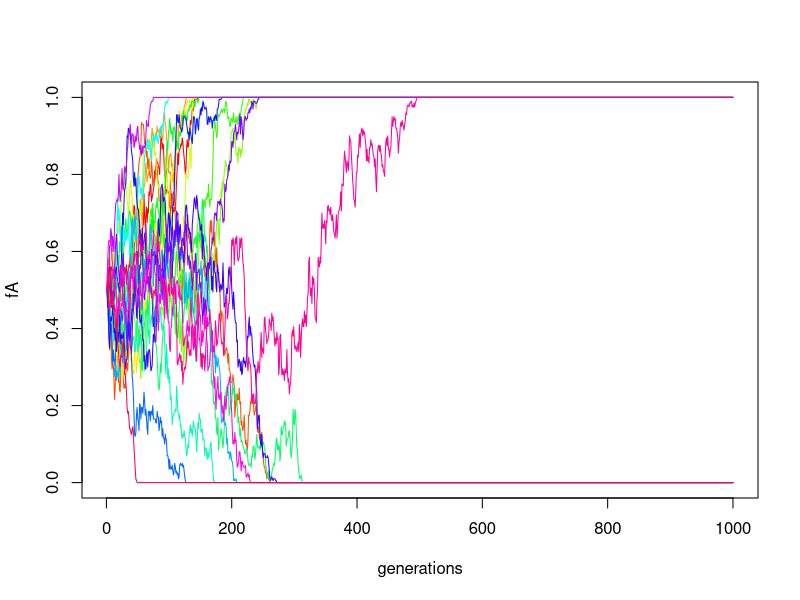
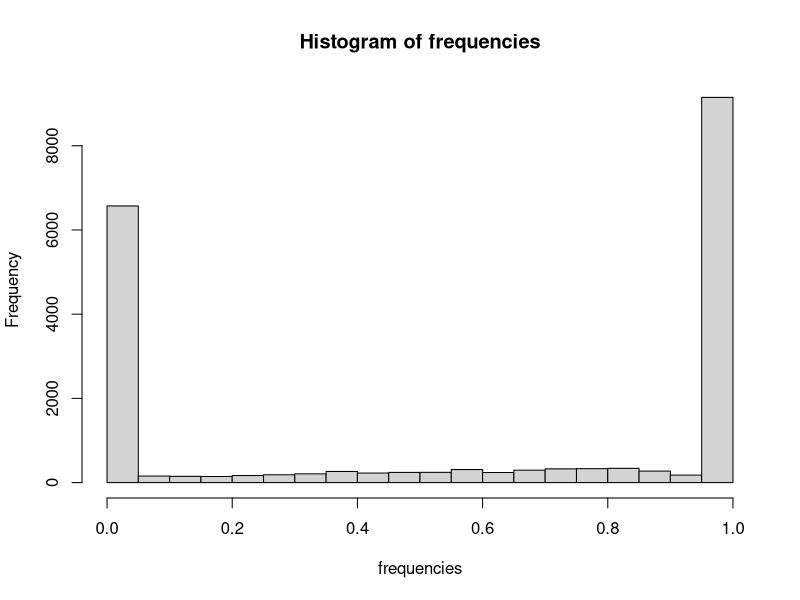
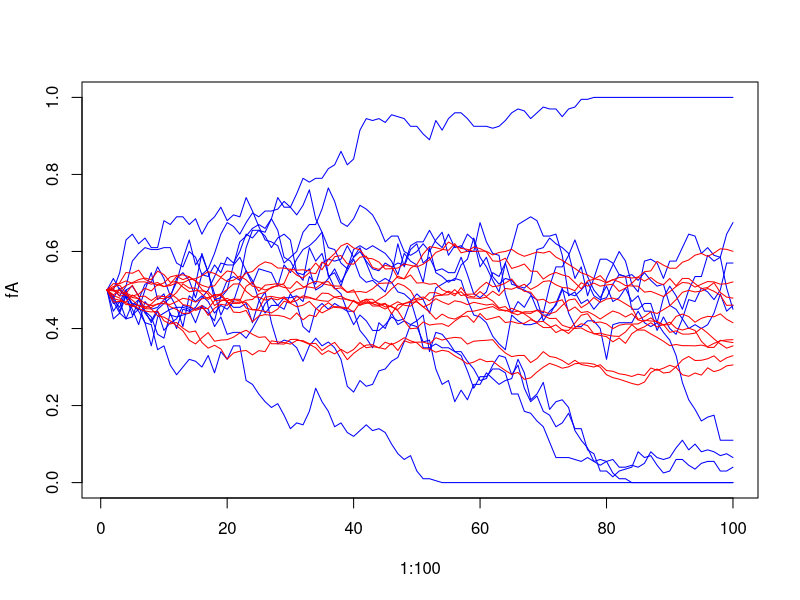
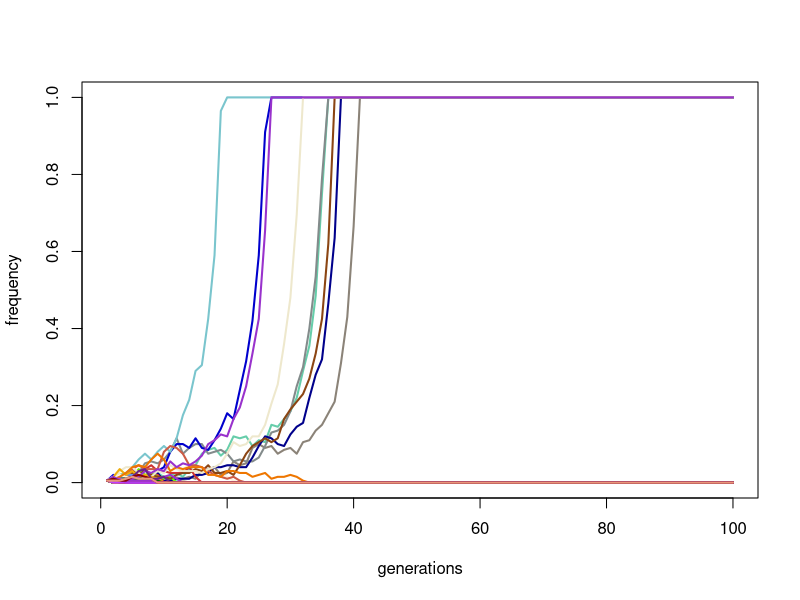

Write the R code that produced these figures, in order.
#Expected allele frequency
#Genetic Drift

################
#1 Calculate allele frequency after one binomial sampling (over one generation)
N <- 50
fA <- 0.53
frequencies <- mean(rbinom(1, 2*N, fA) / (2*N))
print(frequencies)
################

#2 
N <- 150
fA <- 0.53
gen <- 10
nrepl <- 20

N <- 100
gen <- 1000 
nrepl <- 20 
for (j in 1:nrepl) {
  fA <- rep(NA, gen)
  fA[1] <- 0.5
  for (t in 1:(gen-1)) fA[t+1] <- rbinom(1, 2*N, fA[t]) / (2*N)
  if (j==1) plot(x=1:gen, y=fA, xlab="generations", type="l", ylim=c(0,1), col=rainbow(nrepl)[j]) else lines(x=1:gen, y=fA, col=rainbow(nrepl)[j])
}

################

#2 Initialize matrix to store frequencies for many generations
frequencies <- matrix(0, nrepl, gen)
for (j in 1:nrepl) {
  current_fA <- fA
  for (i in 1:gen) {
    # Simulate allele frequency for the next generation
    current_fA <- rbinom(1, 2*N, current_fA) / (2*N)
    frequencies[j, i] <- current_fA
  }
}

print(frequencies)
hist(frequencies)


################


#3
# small population (blue)
N <- 100
for (j in 1:10) {
  fA <- rep(NA, 100); fA[1] <- 0.5
  for (t in 1:99) fA[t+1] <- rbinom(1, 2*N, fA[t]) / (2*N)
  if (j==1) plot(x=1:100, y=fA, type="l", ylim=c(0,1), col="blue") else lines(x=1:100, y=fA, col="blue")
}

# large population (red)
N <- 1000
for (j in 1:10) {
  fA <- rep(NA, 100); fA[1] <- 0.5
  for (t in 1:99) fA[t+1] <- rbinom(1, 2*N, fA[t]) / (2*N)
  lines(x=1:100, y=fA, col="red")
}


rbinom(1, 20, 0.5) / 20
rbinom(1, 20000, 0.5) / 20000

# simulateTrajectory
simulateTrajectory <- function(s, N, t=500, nrepl=100) {
  
  cat("2Ns =",2*N*s,"\n")
  
  # initialise frequencies
  fA <- matrix(NA, nrow=nrepl, ncol=t)
  fA[,1] <- 1/(2*N)
  
  # viability
  vAA <- 1
  vAa <- 1 - s
  vaa <- 1 - (2*s)
  
  for (r in 1:nrepl) {
    
    for (i in 2:t) {
      
      # selection
      fpA <- fA[r,i-1] * (2*vAA*fA[r,i-1] + (vAa*(1-fA[r,i-1]))) / (vAA*fA[r,i-1]^2 + 2*vAa*fA[r,i-1]*(1-fA[r,i-1]) + vaa*(1-fA[r,i-1])^2)
      
      if (fpA <= 0) { fA[r,i:t] <- 0; break} # lost
      if (fpA >= 1) { fA[r,i:t] <- 1; break} # fixed
      
      # drift
      fA[r,i] <- sum(sample(x=c(0,1), size=(2*N), replace=T, prob=c((1-fpA),fpA))) / (2*N)
      
    }
    
  }
  
  u <- 0
  if ((2*N*s) > -1) u <- 1/(2*N)
  if ((2*N*s) > 1) u <- 2*s
  
  cat("Lost = ", length(which(fA[,t]==0)), "\n")
  cat("Fixed = ", length(which(fA[,t]==1)), "\t (expected = ", (u*nrepl), ")\n")
  
  return(invisible(fA));
  
}

##### :)
plotTrajectory <- function(fA, ylim=c(0,1), tlim=c(1,NA)) {
  cols <- colors()
  if (is.na(tlim[2])) tlim <- c(1,ncol(fA))
  plot(fA[1,],ylim=ylim,ty="l",xlim=tlim,col=cols[2],xlab="generations",ylab="frequency",lwd=2)
  for (i in 2:nrow(fA)) lines(fA[i,],type="l",col=cols[i+1],lwd=2)
}

plotTrajectory(simulateTrajectory(s=0.001, N=100, t=100, nrepl=100))



